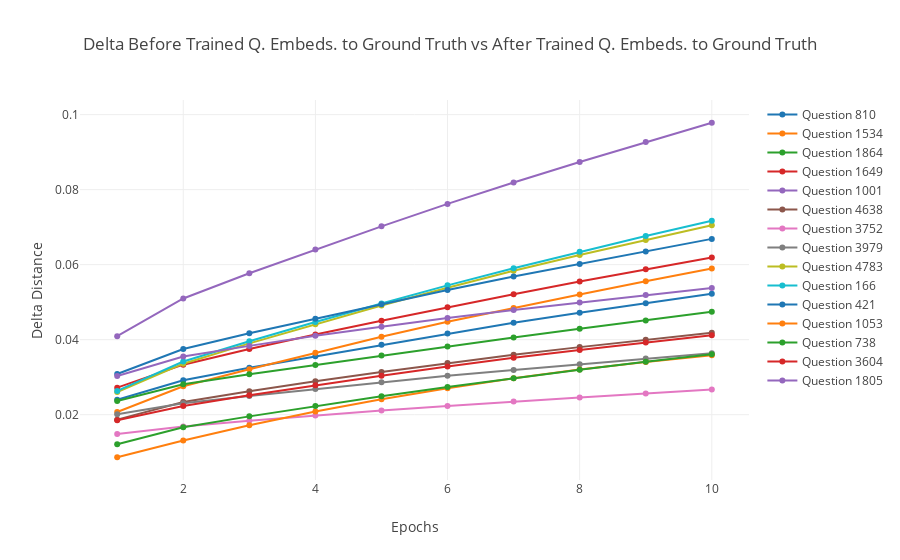

Notebook cell for this chart:
### Code cell
"""
In each training iteration, Are questions moving closer to ground_truth or not
if a delta value is moving to smaller value, it means question is moving to farther from its ground-truth, 
else is moving to closer to its ground-truth. The bigger, the better.
"""

data_delta = pd.DataFrame()
for i in range(1,num_of_epochs+1):
    data_delta[i] = my_dict[str(i)]['delta_before_after_model'][question_ids]
data_delta = data_delta.T
data_delta.columns = [question_ids[col_name] for col_name in data_delta.columns]
data = []
for q in question_ids:
    trace = go.Scatter(
    x = data_delta.index,
    y = data_delta[q],
    mode = 'lines+markers',
    name = 'Question {}'.format(q))
    data.append(trace)

layout = go.Layout(
    title='Delta Before Trained Q. Embeds. to Ground Truth vs After Trained Q. Embeds. to Ground Truth',
    xaxis=dict(
        title='Epochs'
    ),
    yaxis=dict(
        title='Delta Distance'
    )
)
fig =  go.Figure(data=data, layout=layout)
py.offline.iplot(fig)

### Figure 1 — Plotly figure (JSON) as saved in the notebook; plotly's stock layout.template omitted (floating-point values rounded to 4 significant figures)
{"data": [{"mode": "lines+markers", "name": "Question 810", "type": "scatter", "x": [1, 2, 3, 4, 5, 6, 7, 8, 9, 10], "y": [0.02399, 0.02918, 0.03251, 0.03556, 0.03862, 0.04162, 0.04452, 0.04716, 0.04969, 0.05228]}, {"mode": "lines+markers", "name": "Question 1534", "type": "scatter", "x": [1, 2, 3, 4, 5, 6, 7, 8, 9, 10], "y": [0.02072, 0.02756, 0.03213, 0.03651, 0.04077, 0.04477, 0.04848, 0.05206, 0.05556, 0.059]}, {"mode": "lines+markers", "name": "Question 1864", "type": "scatter", "x": [1, 2, 3, 4, 5, 6, 7, 8, 9, 10], "y": [0.02367, 0.02813, 0.03078, 0.03326, 0.03576, 0.0382, 0.04061, 0.0429, 0.04514, 0.04743]}, {"mode": "lines+markers", "name": "Question 1649", "type": "scatter", "x": [1, 2, 3, 4, 5, 6, 7, 8, 9, 10], "y": [0.02721, 0.03334, 0.03751, 0.0414, 0.04505, 0.04863, 0.05213, 0.0555, 0.05878, 0.06191]}, {"mode": "lines+markers", "name": "Question 1001", "type": "scatter", "x": [1, 2, 3, 4, 5, 6, 7, 8, 9, 10], "y": [0.04093, 0.05098, 0.05772, 0.06403, 0.07022, 0.07621, 0.08191, 0.08737, 0.09268, 0.09784]}, {"mode": "lines+markers", "name": "Question 4638", "type": "scatter", "x": [1, 2, 3, 4, 5, 6, 7, 8, 9, 10], "y": [0.01868, 0.0234, 0.02623, 0.02892, 0.03139, 0.03376, 0.036, 0.03802, 0.03996, 0.04186]}, {"mode": "lines+markers", "name": "Question 3752", "type": "scatter", "x": [1, 2, 3, 4, 5, 6, 7, 8, 9, 10], "y": [0.01484, 0.01685, 0.01838, 0.0198, 0.02114, 0.0223, 0.02349, 0.02459, 0.02565, 0.02671]}, {"mode": "lines+markers", "name": "Question 3979", "type": "scatter", "x": [1, 2, 3, 4, 5, 6, 7, 8, 9, 10], "y": [0.02009, 0.02303, 0.02499, 0.02684, 0.02862, 0.03037, 0.03191, 0.03347, 0.03498, 0.0364]}, {"mode": "lines+markers", "name": "Question 4783", "type": "scatter", "x": [1, 2, 3, 4, 5, 6, 7, 8, 9, 10], "y": [0.02605, 0.0336, 0.03901, 0.04415, 0.0491, 0.05385, 0.05836, 0.06258, 0.06656, 0.0705]}, {"mode": "lines+markers", "name": "Question 166", "type": "scatter", "x": [1, 2, 3, 4, 5, 6, 7, 8, 9, 10], "y": [0.02635, 0.03417, 0.0396, 0.04474, 0.04966, 0.05448, 0.05904, 0.06342, 0.06762, 0.0717]}, {"mode": "lines+markers", "name": "Question 421", "type": "scatter", "x": [1, 2, 3, 4, 5, 6, 7, 8, 9, 10], "y": [0.03084, 0.03753, 0.04171, 0.0456, 0.04945, 0.05323, 0.05684, 0.06018, 0.0635, 0.06688]}, {"mode": "lines+markers", "name": "Question 1053", "type": "scatter", "x": [1, 2, 3, 4, 5, 6, 7, 8, 9, 10], "y": [0.008653, 0.01313, 0.0172, 0.02084, 0.02413, 0.02708, 0.02974, 0.03204, 0.03406, 0.03582]}, {"mode": "lines+markers", "name": "Question 738", "type": "scatter", "x": [1, 2, 3, 4, 5, 6, 7, 8, 9, 10], "y": [0.01213, 0.01664, 0.01955, 0.02231, 0.02489, 0.02741, 0.02971, 0.03196, 0.0341, 0.03614]}, {"mode": "lines+markers", "name": "Question 3604", "type": "scatter", "x": [1, 2, 3, 4, 5, 6, 7, 8, 9, 10], "y": [0.01852, 0.02232, 0.0252, 0.02788, 0.0304, 0.03285, 0.03516, 0.03726, 0.03922, 0.04116]}, {"mode": "lines+markers", "name": "Question 1805", "type": "scatter", "x": [1, 2, 3, 4, 5, 6, 7, 8, 9, 10], "y": [0.03033, 0.03551, 0.03835, 0.04104, 0.04345, 0.0458, 0.04788, 0.04991, 0.05189, 0.05378]}], "layout": {"title": "Delta Before Trained Q. Embeds. to Ground Truth vs After Trained Q. Embeds. to Ground Truth", "xaxis": {"title": "Epochs"}, "yaxis": {"title": "Delta Distance"}}}
